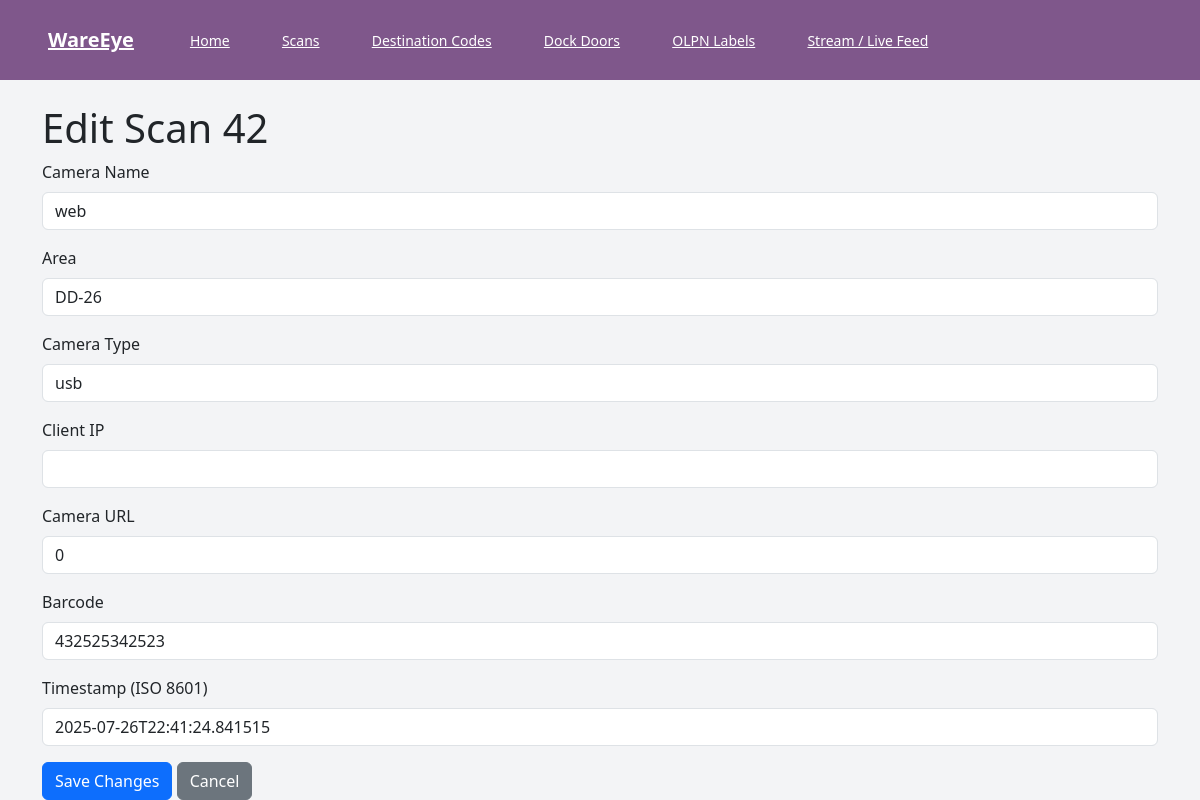
Screenshot of /facility/scans/42/edit with the database file from the repository.
### models.py (models this page shows, shortened)
class Scan(db.Model):
    id = db.Column(db.Integer, primary_key=True)
    camera_name = db.Column(db.String, nullable=False, index=True)
    area = db.Column(db.String, nullable=False, index=True)
    camera_type = db.Column(db.String, nullable=False)
    client_ip = db.Column(db.String, nullable=False)
    camera_url = db.Column(db.String, nullable=False)
    barcode = db.Column(db.String, nullable=False, index=True)
    timestamp = db.Column(
        db.DateTime, nullable=False, index=True, default=datetime.utcnow
    )

### facility_routes.py (the view, shortened to what this page needs)
@facility_bp.route("/scans/<int:scan_id>/edit", methods=["GET", "POST"])
def edit_scan(scan_id: int):
    scan = Scan.query.get_or_404(scan_id)
    return render_template("facility/scan_edit.html", scan=scan)

### templates/facility/scan_edit.html
{% extends 'base.html' %}
{% block content %}
<h1>Edit Scan {{ scan.id }}</h1>
<form method="post">
  <div class="mb-3">
    <label class="form-label">Camera Name</label>
    <input type="text" name="camera_name" class="form-control" value="{{ scan.camera_name }}" required>
  </div>
  <div class="mb-3">
    <label class="form-label">Area</label>
    <input type="text" name="area" class="form-control" value="{{ scan.area }}" required>
  </div>
  <div class="mb-3">
    <label class="form-label">Camera Type</label>
    <input type="text" name="camera_type" class="form-control" value="{{ scan.camera_type }}" required>
  </div>
  <div class="mb-3">
    <label class="form-label">Client IP</label>
    <input type="text" name="client_ip" class="form-control" value="{{ scan.client_ip }}" required>
  </div>
  <div class="mb-3">
    <label class="form-label">Camera URL</label>
    <input type="text" name="camera_url" class="form-control" value="{{ scan.camera_url }}" required>
  </div>
  <div class="mb-3">
    <label class="form-label">Barcode</label>
    <input type="text" name="barcode" class="form-control" value="{{ scan.barcode }}" required>
  </div>
  <div class="mb-3">
    <label class="form-label">Timestamp (ISO 8601)</label>
    <input type="text" name="timestamp" class="form-control" value="{{ scan.timestamp.isoformat() }}" required>
  </div>
  <button type="submit" class="btn btn-primary">Save Changes</button>
  <a href="{{ url_for('facility.list_scans') }}" class="btn btn-secondary">Cancel</a>
</form>
{% endblock %}

### static/css/main.css (style rules this page uses)
:host, html { line-height: 1.5; -webkit-text-size-adjust: 100%; -moz-tab-size: 4; -o-tab-size: 4; tab-size: 4; font-family: ui-sans-serif, system-ui, sans-serif, Apple Color Emoji, Segoe UI Emoji, Segoe UI Symbol, Noto Color Emoji; font-feature-settings: normal; font-variation-settings: normal; -webkit-tap-highlight-color: transparent }
body { margin: 0; line-height: inherit }
h1, h2, h3, h4, h5, h6 { font-size: inherit; font-weight: inherit }
a { color: inherit; text-decoration: inherit }
button, input, optgroup, select, textarea { font-family: inherit; font-feature-settings: inherit; font-variation-settings: inherit; font-size: 100%; font-weight: inherit; line-height: inherit; letter-spacing: inherit; color: inherit; margin: 0; padding: 0 }
button, select { text-transform: none }
button, input:where([type=button]), input:where([type=reset]), input:where([type=submit]) { -webkit-appearance: button; background-color: transparent; background-image: none }
blockquote, dd, dl, figure, h1, h2, h3, h4, h5, h6, hr, p, pre { margin: 0 }
input::placeholder, textarea::placeholder { opacity: 1; color: #9ca3af }
[role=button], button { cursor: pointer }
.mb-3 { margin-bottom: .75rem }
.bg-gray-100 { --tw-bg-opacity: 1; background-color: rgb(243 244 246/var(--tw-bg-opacity, 1)) }

### rows the page displays
Scan: id "42", camera_name "web", area "DD-26", camera_type "usb", camera_url "0", barcode "432525342523", timestamp "2025-07-26T22:41:24.841515"
